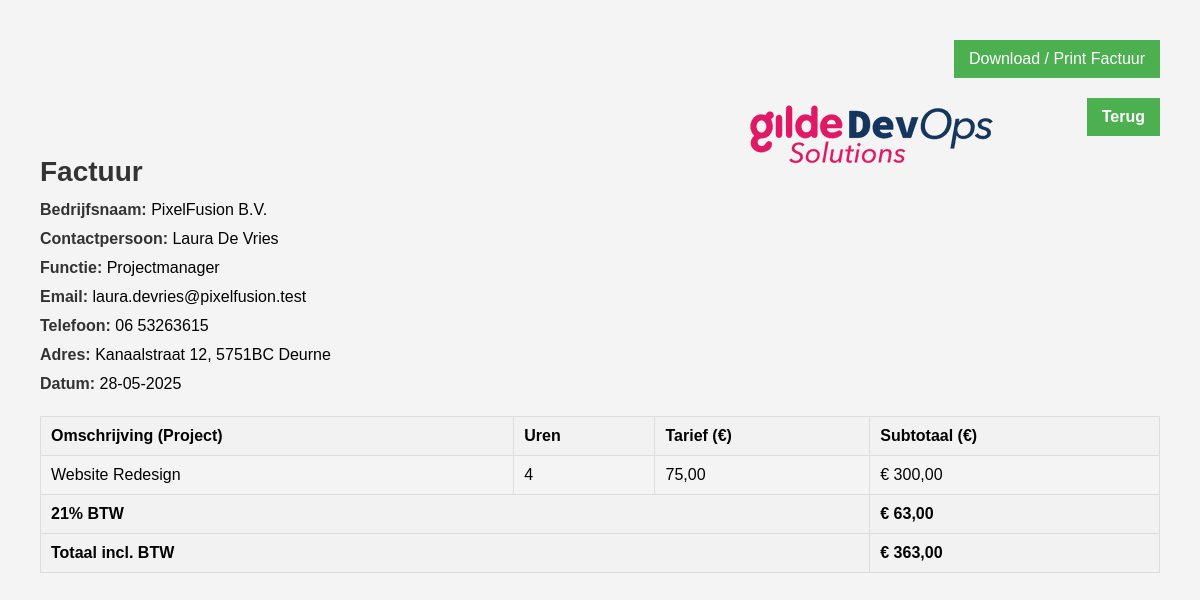
Screenshot of /factuur.php?id=50 with the database file from the repository.
### tables this page shows
CREATE TABLE IF NOT EXISTS `klanten_db` (
  `ID` int NOT NULL AUTO_INCREMENT,
  `Bedrijfsnaam` varchar(255) DEFAULT NULL,
  `Voornaam` varchar(255) DEFAULT NULL,
  `Tussenvoegsel` varchar(50) DEFAULT NULL,
  `Achternaam` varchar(255) DEFAULT NULL,
  `Functie` varchar(50) DEFAULT NULL,
  `Email` varchar(60) DEFAULT NULL,
  `Telefoonnummer` varchar(50) DEFAULT NULL,
  `Adres` varchar(50) DEFAULT NULL,
  PRIMARY KEY (`ID`)
);

### factuur.php (the view, shortened to what this page needs)
<?php
include('db_connect.php');
$klant_id = isset($_GET['id']) ? intval($_GET['id']) : 0;
$sql = "SELECT * FROM klanten_db WHERE ID = ?";
$stmt = $conn->prepare($sql);
$stmt->bind_param("i", $klant_id);
$stmt->execute();
$result = $stmt->get_result();
$klant = $result->fetch_assoc();
$tarief_per_uur = 75.00;
$sqlFactuur = "
    SELECT
        o.titel AS omschrijving,
        SUM(w.aantaluren) AS totaal_uren,
        SUM(w.aantaluren) * ? AS subtotaal
    FROM werkzaamheden w
    JOIN opdrachten o ON w.opdracht_id = o.id
    WHERE o.klant_id = ?
    GROUP BY o.titel
";
$stmt = $conn->prepare($sqlFactuur);
$stmt->bind_param("di", $tarief_per_uur, $klant_id);
$stmt->execute();
$factuurResult = $stmt->get_result();
$regels = [];
$totaal = 0;
while ($row = $factuurResult->fetch_assoc()) {
    $regels[] = $row;
    $totaal += $row['subtotaal'];
}
?>
<!DOCTYPE html>
<html lang="nl">
<head>
    <link rel="stylesheet" href="factuur.css">
</head>
<body>
       <div class="geen-print">
            <button onclick="window.print()">Download / Print Factuur</button>
       </div>
       <div class="ButtonTerug geen-print">
            <a href="Index.php" target="_self" ><button><strong>Terug</strong></button></a>
       </div>
        <div class="imagegilde">
            <img src="Foto/GildeDevOps.png" alt="DevOps foto">
       </div>
<h1>Factuur</h1>
       <div class="gegevens">
            <p><strong>Bedrijfsnaam:</strong> <?= htmlspecialchars($klant['Bedrijfsnaam']) ?></p>
            <p><strong>Contactpersoon:</strong> <?= htmlspecialchars(trim($klant['Voornaam'] . ' ' . $klant['Tussenvoegsel'] . ' ' . $klant['Achternaam'])) ?></p>
            <p><strong>Functie:</strong> <?= htmlspecialchars($klant['Functie']) ?></p>
            <p><strong>Email:</strong> <?= htmlspecialchars($klant['Email']) ?></p>
            <p><strong>Telefoon:</strong> <?= htmlspecialchars($klant['Telefoonnummer']) ?></p>
            <p><strong>Adres:</strong> <?= htmlspecialchars($klant['Adres']) ?></p>
            <p><strong>Datum:</strong> <?= date("d-m-Y") ?></p>
       </div>
<table>
    <tr>
        <th>Omschrijving (Project)</th>
        <th>Uren</th>
        <th>Tarief (€)</th>
        <th>Subtotaal (€)</th>
    </tr>
    <?php foreach ($regels as $regel): ?>
        <tr>
            <td><?= htmlspecialchars($regel['omschrijving']) ?></td>
            <td><?= $regel['totaal_uren'] ?></td>
            <td><?= number_format($tarief_per_uur, 2, ',', '.') ?></td>
            <td>€ <?= number_format($regel['subtotaal'], 2, ',', '.') ?></td>
        </tr>
    <?php endforeach; ?>
    <?php
        $btw = $totaal * 0.21;
        $totaal_incl_btw = $totaal + $btw;
    ?>
    <tr>
        <td colspan="3" class="totaal">21% BTW</td>
        <td class="totaal">€ <?= number_format($btw, 2, ',', '.') ?></td>
    </tr>
    <tr>
        <td colspan="3" class="totaal">Totaal incl. BTW</td>
        <td class="totaal">€ <?= number_format($totaal_incl_btw, 2, ',', '.') ?></td>
    </tr>
</table>
</body>
</html>

### Factuur.css (style rules this page uses)
body { font-family: 'Arial', sans-serif; margin: 0; padding: 0; background-color: #f4f4f4; background-size: cover; }
.ButtonTerug { display: flex; justify-content: flex-end; left: 90%; }
.imagegilde { position: absolute; top: 0; right: 35%; transform: translateY(50%); max-width: 150px; height: auto; }
h1 { color: #333; font-size: 28px; margin-bottom: 10px; }
.gegevens p { font-size: 16px; line-height: 1.5; margin: 5px 0; }
.gegevens strong { color: #333; }
table { width: 100%; border-collapse: collapse; margin-top: 30px; font-size: 16px; }
table th, table td { padding: 10px; border: 1px solid #ddd; text-align: left; }
table th { background-color: #f2f2f2; }
table td.totaal { font-weight: bold; background-color: #f2f2f2; }
.geen-print { text-align: right; margin-top: 20px; }
.geen-print button { padding: 10px 15px; background-color: #4CAF50; color: white; border: none; cursor: pointer; font-size: 16px; }

### factuur.php (style rules this page uses)
body { font-family: Arial; margin: 40px; }
h1 { color: #333; }
.gegevens { margin-bottom: 20px; }
table { width: 100%; border-collapse: collapse; margin-top: 20px; }
th, td { padding: 10px; border: 1px solid #ccc; text-align: left; }
th { background-color: #f0f0f0; }
.totaal { font-weight: bold; }
.geen-print { margin-bottom: 20px; }

### rows the page displays
klanten_db: Bedrijfsnaam "PixelFusion B.V.", Voornaam+Tussenvoegsel+Achternaam "Laura De Vries", Functie "Projectmanager", Email "laura.devries@pixelfusion.test", Telefoonnummer "06 53263615", Adres "Kanaalstraat 12, 5751BC Deurne"

### other values shown
$regel['omschrijving'] "Website Redesign"
$regel['totaal_uren'] "4"
$regel['subtotaal'] "300,00"
$btw "63,00"
$totaal_incl_btw "363,00"
